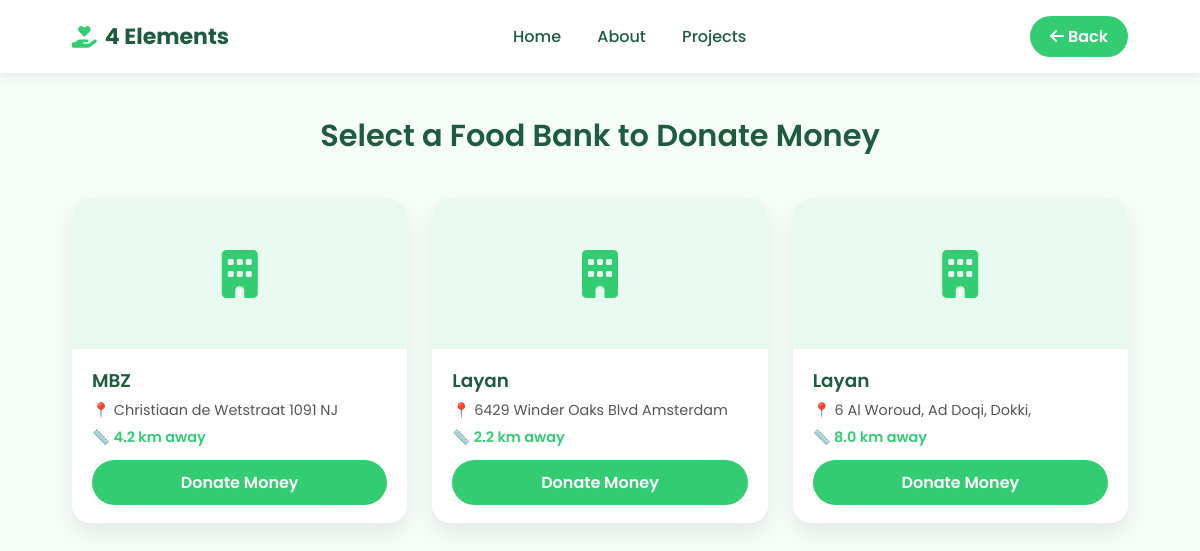
Before: /donate/select-bank with the older database file.
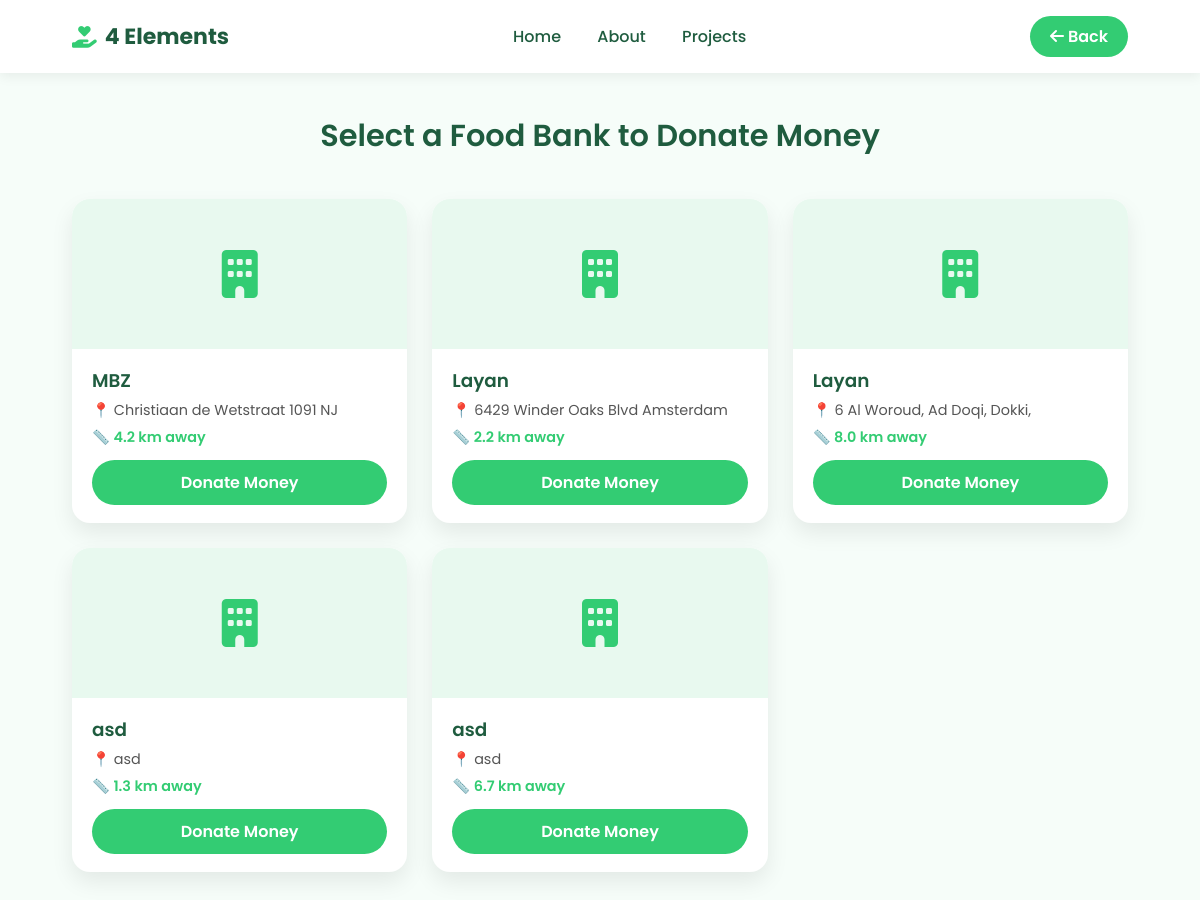
After: the same page with the newer database file.
### tables this page shows
CREATE TABLE donors (
            id INTEGER PRIMARY KEY AUTOINCREMENT,
            name TEXT NOT NULL,
            email TEXT UNIQUE NOT NULL,
            password TEXT NOT NULL,
            food_bank_name TEXT NOT NULL,
            address TEXT NOT NULL,
            latitude REAL,
            longitude REAL
        , food_received INTEGER DEFAULT 0, food_donations INTEGER DEFAULT 0);

### app.py (the view)
@app.route("/donate/select-bank")
def select_bank_money():
    conn = sqlite3.connect("database.db")
    c = conn.cursor()
    c.execute("SELECT id, food_bank_name, address FROM donors")
    rows = c.fetchall()
    conn.close()
    banks = []
    for row in rows:
        distance = round(random.uniform(0.5, 12.0), 1)
        banks.append((row[0], row[1], row[2], distance))
    return render_template("money_select_bank.html", banks=banks)

### templates/money_select_bank.html (shortened to what this page needs)
<!DOCTYPE html>
<html lang="en">
<head>
    <link rel="stylesheet" href="https://cdnjs.cloudflare.com/ajax/libs/font-awesome/6.7.2/css/all.min.css">
</head>
<body>
    <header>
        <div class="logo">
            <i class="fa-solid fa-hand-holding-heart"></i> 4 Elements
        </div>
        <nav>
            <a href="{{ url_for('home') }}">Home</a>
            <a href="{{ url_for('about') }}">About</a>
            <a href="{{ url_for('projects') }}">Projects</a>
        </nav>
        <a href="{{ url_for('contribution') }}" class="back-btn">
            <i class="fa-solid fa-arrow-left"></i> Back
        </a>
    </header>
    <h1>Select a Food Bank to Donate Money</h1>
    <div class="bank-grid">
        {% for bank in banks %}
        <div class="bank-card">
            {% if bank[4] %}
            <div class="bank-img" style="background-image:url('{{ bank[4] }}');"></div>
            {% else %}
            <div class="avatar">
                <i class="fa-solid fa-building"></i>
            </div>
            {% endif %}
            <div class="bank-content">
                <div class="bank-title">{{ bank[1] }}</div>
                <div class="bank-address">📍 {{ bank[2] }}</div>
                <div class="bank-distance">📏 {{ bank[3] }} km away</div>
                <a href="{{ url_for('donate_money_bank', donor_id=bank[0]) }}" class="donate-btn">
                    Donate Money
                </a>
            </div>
        </div>
        {% endfor %}
    </div>
</body>
</html>

Changed rows visible on the page:
added donors: food_bank_name "asd", address "asd", bank "1.3"
added donors: food_bank_name "asd", address "asd", bank "6.7"
